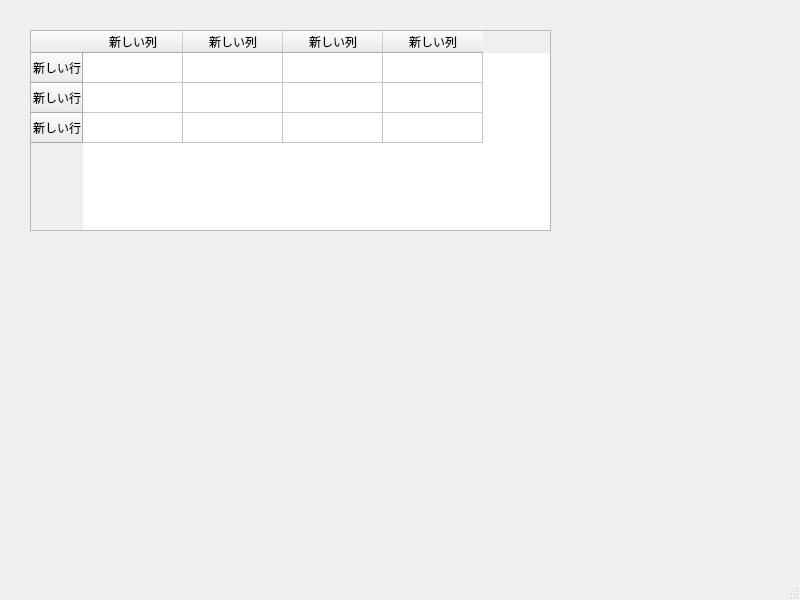
<?xml version="1.0" encoding="UTF-8"?>
<ui version="4.0">
 <class>MainWindow</class>
 <widget class="QMainWindow" name="MainWindow">
  <property name="geometry">
   <rect>
    <x>0</x>
    <y>0</y>
    <width>800</width>
    <height>600</height>
   </rect>
  </property>
  <property name="windowTitle">
   <string>MainWindow</string>
  </property>
  <widget class="QWidget" name="centralwidget">
   <widget class="QTableWidget" name="tableWidget">
    <property name="geometry">
     <rect>
      <x>30</x>
      <y>30</y>
      <width>521</width>
      <height>201</height>
     </rect>
    </property>
    <row>
     <property name="text">
      <string>新しい行</string>
     </property>
    </row>
    <row>
     <property name="text">
      <string>新しい行</string>
     </property>
    </row>
    <row>
     <property name="text">
      <string>新しい行</string>
     </property>
    </row>
    <column>
     <property name="text">
      <string>新しい列</string>
     </property>
    </column>
    <column>
     <property name="text">
      <string>新しい列</string>
     </property>
    </column>
    <column>
     <property name="text">
      <string>新しい列</string>
     </property>
    </column>
    <column>
     <property name="text">
      <string>新しい列</string>
     </property>
    </column>
   </widget>
  </widget>
  <widget class="QMenuBar" name="menubar">
   <property name="geometry">
    <rect>
     <x>0</x>
     <y>0</y>
     <width>800</width>
     <height>21</height>
    </rect>
   </property>
  </widget>
  <widget class="QStatusBar" name="statusbar"/>
 </widget>
 <resources/>
 <connections/>
</ui>
